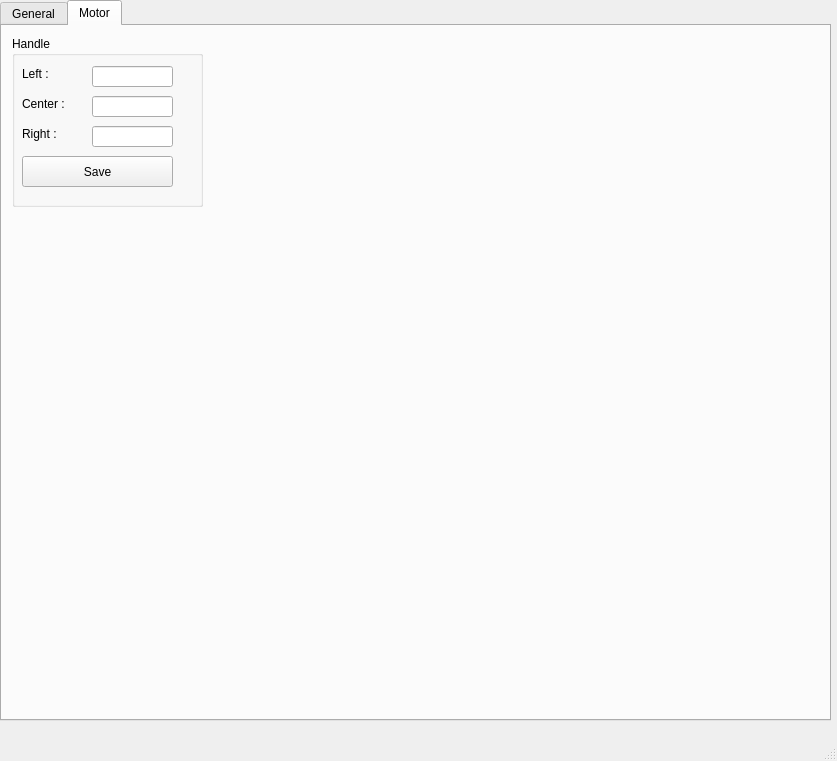
<?xml version="1.0" encoding="UTF-8"?>
<ui version="4.0">
 <class>MainWindow</class>
 <widget class="QMainWindow" name="MainWindow">
  <property name="geometry">
   <rect>
    <x>0</x>
    <y>0</y>
    <width>837</width>
    <height>761</height>
   </rect>
  </property>
  <property name="windowTitle">
   <string>MainWindow</string>
  </property>
  <widget class="QWidget" name="centralwidget">
   <widget class="QTabWidget" name="tabWidget">
    <property name="geometry">
     <rect>
      <x>0</x>
      <y>0</y>
      <width>831</width>
      <height>721</height>
     </rect>
    </property>
    <property name="currentIndex">
     <number>1</number>
    </property>
    <widget class="QWidget" name="tab">
     <attribute name="title">
      <string>General</string>
     </attribute>
     <widget class="QGroupBox" name="gb_log">
      <property name="geometry">
       <rect>
        <x>10</x>
        <y>530</y>
        <width>801</width>
        <height>161</height>
       </rect>
      </property>
      <property name="title">
       <string>log</string>
      </property>
      <widget class="QTextBrowser" name="tb_log">
       <property name="geometry">
        <rect>
         <x>15</x>
         <y>20</y>
         <width>771</width>
         <height>131</height>
        </rect>
       </property>
      </widget>
     </widget>
     <widget class="QGroupBox" name="gb_car_status">
      <property name="geometry">
       <rect>
        <x>10</x>
        <y>10</y>
        <width>211</width>
        <height>391</height>
       </rect>
      </property>
      <property name="title">
       <string>Car Status</string>
      </property>
      <widget class="QLabel" name="lb_model">
       <property name="geometry">
        <rect>
         <x>30</x>
         <y>30</y>
         <width>64</width>
         <height>15</height>
        </rect>
       </property>
       <property name="text">
        <string>Model :</string>
       </property>
      </widget>
      <widget class="QLabel" name="lb_status">
       <property name="geometry">
        <rect>
         <x>30</x>
         <y>150</y>
         <width>64</width>
         <height>15</height>
        </rect>
       </property>
       <property name="text">
        <string>Status :</string>
       </property>
      </widget>
      <widget class="QLabel" name="lb_model_param">
       <property name="geometry">
        <rect>
         <x>100</x>
         <y>30</y>
         <width>91</width>
         <height>16</height>
        </rect>
       </property>
       <property name="text">
        <string>AX_231</string>
       </property>
      </widget>
      <widget class="QLabel" name="lb_status_param">
       <property name="geometry">
        <rect>
         <x>100</x>
         <y>150</y>
         <width>91</width>
         <height>16</height>
        </rect>
       </property>
       <property name="text">
        <string>Preparing</string>
       </property>
      </widget>
      <widget class="QLabel" name="lb_speed">
       <property name="geometry">
        <rect>
         <x>30</x>
         <y>180</y>
         <width>64</width>
         <height>15</height>
        </rect>
       </property>
       <property name="text">
        <string>Speed :</string>
       </property>
      </widget>
      <widget class="QLabel" name="lb_speed_param">
       <property name="geometry">
        <rect>
         <x>100</x>
         <y>180</y>
         <width>91</width>
         <height>16</height>
        </rect>
       </property>
       <property name="text">
        <string>80</string>
       </property>
      </widget>
      <widget class="QLabel" name="lb_gate">
       <property name="geometry">
        <rect>
         <x>30</x>
         <y>210</y>
         <width>64</width>
         <height>15</height>
        </rect>
       </property>
       <property name="text">
        <string>Gate :</string>
       </property>
      </widget>
      <widget class="QLabel" name="lb_gate_param">
       <property name="geometry">
        <rect>
         <x>100</x>
         <y>210</y>
         <width>91</width>
         <height>16</height>
        </rect>
       </property>
       <property name="text">
        <string>0</string>
       </property>
      </widget>
      <widget class="QLabel" name="lb_motor">
       <property name="geometry">
        <rect>
         <x>30</x>
         <y>90</y>
         <width>64</width>
         <height>15</height>
        </rect>
       </property>
       <property name="text">
        <string>Motor :</string>
       </property>
      </widget>
      <widget class="QLabel" name="lb_socket">
       <property name="geometry">
        <rect>
         <x>30</x>
         <y>120</y>
         <width>64</width>
         <height>15</height>
        </rect>
       </property>
       <property name="text">
        <string>Socket :</string>
       </property>
      </widget>
      <widget class="QLabel" name="lb_motor_param">
       <property name="geometry">
        <rect>
         <x>100</x>
         <y>90</y>
         <width>91</width>
         <height>16</height>
        </rect>
       </property>
       <property name="text">
        <string>Not Setting</string>
       </property>
      </widget>
      <widget class="QLabel" name="lb_socket_param">
       <property name="geometry">
        <rect>
         <x>100</x>
         <y>120</y>
         <width>91</width>
         <height>16</height>
        </rect>
       </property>
       <property name="text">
        <string>Not Connect</string>
       </property>
      </widget>
      <widget class="QLabel" name="lb_rgb">
       <property name="geometry">
        <rect>
         <x>30</x>
         <y>240</y>
         <width>131</width>
         <height>16</height>
        </rect>
       </property>
       <property name="text">
        <string>Red, Green, Blue :</string>
       </property>
      </widget>
      <widget class="QLabel" name="lb_rgb_param">
       <property name="geometry">
        <rect>
         <x>30</x>
         <y>270</y>
         <width>121</width>
         <height>16</height>
        </rect>
       </property>
       <property name="text">
        <string>100, 100, 100</string>
       </property>
      </widget>
      <widget class="QLabel" name="lb_car_no">
       <property name="geometry">
        <rect>
         <x>30</x>
         <y>60</y>
         <width>64</width>
         <height>15</height>
        </rect>
       </property>
       <property name="text">
        <string>Car No :</string>
       </property>
      </widget>
      <widget class="QLabel" name="lb_car_no_param">
       <property name="geometry">
        <rect>
         <x>100</x>
         <y>60</y>
         <width>64</width>
         <height>15</height>
        </rect>
       </property>
       <property name="text">
        <string>0</string>
       </property>
      </widget>
     </widget>
     <widget class="QGroupBox" name="gb_setting">
      <property name="geometry">
       <rect>
        <x>240</x>
        <y>10</y>
        <width>241</width>
        <height>391</height>
       </rect>
      </property>
      <property name="title">
       <string>Setting</string>
      </property>
      <widget class="QLabel" name="lb_ip">
       <property name="geometry">
        <rect>
         <x>20</x>
         <y>40</y>
         <width>61</width>
         <height>16</height>
        </rect>
       </property>
       <property name="text">
        <string>IP :</string>
       </property>
      </widget>
      <widget class="QLabel" name="lb_ip_2">
       <property name="geometry">
        <rect>
         <x>20</x>
         <y>80</y>
         <width>61</width>
         <height>16</height>
        </rect>
       </property>
       <property name="text">
        <string>Port :</string>
       </property>
      </widget>
      <widget class="QLineEdit" name="le_ip">
       <property name="geometry">
        <rect>
         <x>80</x>
         <y>30</y>
         <width>141</width>
         <height>31</height>
        </rect>
       </property>
      </widget>
      <widget class="QLineEdit" name="le_port">
       <property name="geometry">
        <rect>
         <x>80</x>
         <y>70</y>
         <width>141</width>
         <height>31</height>
        </rect>
       </property>
      </widget>
      <widget class="QLabel" name="lb_gate1">
       <property name="geometry">
        <rect>
         <x>10</x>
         <y>120</y>
         <width>64</width>
         <height>15</height>
        </rect>
       </property>
       <property name="text">
        <string>Gate 1 :</string>
       </property>
      </widget>
      <widget class="QLabel" name="lb_gate2">
       <property name="geometry">
        <rect>
         <x>10</x>
         <y>160</y>
         <width>64</width>
         <height>15</height>
        </rect>
       </property>
       <property name="text">
        <string>Gate 2 :</string>
       </property>
      </widget>
      <widget class="QLabel" name="lb_gate3">
       <property name="geometry">
        <rect>
         <x>10</x>
         <y>200</y>
         <width>64</width>
         <height>15</height>
        </rect>
       </property>
       <property name="text">
        <string>Gate 3 :</string>
       </property>
      </widget>
      <widget class="QLabel" name="lb_gate4">
       <property name="geometry">
        <rect>
         <x>10</x>
         <y>240</y>
         <width>64</width>
         <height>15</height>
        </rect>
       </property>
       <property name="text">
        <string>Gate 4 :</string>
       </property>
      </widget>
      <widget class="QLineEdit" name="le_gate1">
       <property name="geometry">
        <rect>
         <x>80</x>
         <y>110</y>
         <width>141</width>
         <height>31</height>
        </rect>
       </property>
      </widget>
      <widget class="QLineEdit" name="le_gate2">
       <property name="geometry">
        <rect>
         <x>80</x>
         <y>150</y>
         <width>141</width>
         <height>31</height>
        </rect>
       </property>
      </widget>
      <widget class="QLineEdit" name="le_gate3">
       <property name="geometry">
        <rect>
         <x>80</x>
         <y>190</y>
         <width>141</width>
         <height>31</height>
        </rect>
       </property>
      </widget>
      <widget class="QLineEdit" name="le_gate4">
       <property name="geometry">
        <rect>
         <x>80</x>
         <y>230</y>
         <width>141</width>
         <height>31</height>
        </rect>
       </property>
      </widget>
     </widget>
     <widget class="QGroupBox" name="gb_event">
      <property name="geometry">
       <rect>
        <x>490</x>
        <y>10</y>
        <width>311</width>
        <height>81</height>
       </rect>
      </property>
      <property name="title">
       <string>Motor/Sensor</string>
      </property>
      <widget class="QPushButton" name="btn_motor_connect">
       <property name="geometry">
        <rect>
         <x>10</x>
         <y>30</y>
         <width>141</width>
         <height>41</height>
        </rect>
       </property>
       <property name="text">
        <string>Connect</string>
       </property>
      </widget>
      <widget class="QPushButton" name="btn_motor_disconnect">
       <property name="geometry">
        <rect>
         <x>160</x>
         <y>30</y>
         <width>141</width>
         <height>41</height>
        </rect>
       </property>
       <property name="text">
        <string>Disconnect</string>
       </property>
      </widget>
     </widget>
     <widget class="QGroupBox" name="gb_send_data">
      <property name="geometry">
       <rect>
        <x>410</x>
        <y>410</y>
        <width>401</width>
        <height>111</height>
       </rect>
      </property>
      <property name="title">
       <string>Send Data</string>
      </property>
      <widget class="QTextBrowser" name="tb_send_data">
       <property name="geometry">
        <rect>
         <x>10</x>
         <y>30</y>
         <width>381</width>
         <height>71</height>
        </rect>
       </property>
      </widget>
     </widget>
     <widget class="QGroupBox" name="gb_recv_data">
      <property name="geometry">
       <rect>
        <x>10</x>
        <y>410</y>
        <width>381</width>
        <height>111</height>
       </rect>
      </property>
      <property name="title">
       <string>Recv Data</string>
      </property>
      <widget class="QTextBrowser" name="tb_recv_data">
       <property name="geometry">
        <rect>
         <x>10</x>
         <y>30</y>
         <width>361</width>
         <height>71</height>
        </rect>
       </property>
      </widget>
     </widget>
     <widget class="QGroupBox" name="gb_signal">
      <property name="geometry">
       <rect>
        <x>490</x>
        <y>180</y>
        <width>311</width>
        <height>91</height>
       </rect>
      </property>
      <property name="title">
       <string>Signal</string>
      </property>
      <widget class="QPushButton" name="btn_ready">
       <property name="geometry">
        <rect>
         <x>10</x>
         <y>30</y>
         <width>91</width>
         <height>41</height>
        </rect>
       </property>
       <property name="text">
        <string>READY</string>
       </property>
      </widget>
      <widget class="QPushButton" name="btn_finish">
       <property name="geometry">
        <rect>
         <x>210</x>
         <y>30</y>
         <width>91</width>
         <height>41</height>
        </rect>
       </property>
       <property name="text">
        <string>Finish</string>
       </property>
      </widget>
      <widget class="QPushButton" name="btn_start">
       <property name="geometry">
        <rect>
         <x>110</x>
         <y>30</y>
         <width>91</width>
         <height>41</height>
        </rect>
       </property>
       <property name="text">
        <string>Start</string>
       </property>
      </widget>
     </widget>
     <widget class="QGroupBox" name="gb_function">
      <property name="geometry">
       <rect>
        <x>490</x>
        <y>270</y>
        <width>311</width>
        <height>131</height>
       </rect>
      </property>
      <property name="title">
       <string>Function</string>
      </property>
      <widget class="QPushButton" name="btn_color_matching">
       <property name="geometry">
        <rect>
         <x>160</x>
         <y>30</y>
         <width>141</width>
         <height>41</height>
        </rect>
       </property>
       <property name="text">
        <string>Color Matching</string>
       </property>
      </widget>
      <widget class="QLabel" name="lb_gate_2">
       <property name="geometry">
        <rect>
         <x>10</x>
         <y>40</y>
         <width>51</width>
         <height>16</height>
        </rect>
       </property>
       <property name="text">
        <string>Gate :</string>
       </property>
      </widget>
      <widget class="QSpinBox" name="sb_gate">
       <property name="geometry">
        <rect>
         <x>70</x>
         <y>40</y>
         <width>71</width>
         <height>22</height>
        </rect>
       </property>
       <property name="minimum">
        <number>1</number>
       </property>
       <property name="maximum">
        <number>4</number>
       </property>
      </widget>
      <widget class="QLabel" name="lb_color_count">
       <property name="geometry">
        <rect>
         <x>10</x>
         <y>90</y>
         <width>51</width>
         <height>16</height>
        </rect>
       </property>
       <property name="text">
        <string>Count:</string>
       </property>
      </widget>
      <widget class="QLabel" name="lb_color_offset">
       <property name="geometry">
        <rect>
         <x>160</x>
         <y>90</y>
         <width>61</width>
         <height>16</height>
        </rect>
       </property>
       <property name="text">
        <string>Offset :</string>
       </property>
      </widget>
      <widget class="QSpinBox" name="sb_color_count">
       <property name="geometry">
        <rect>
         <x>70</x>
         <y>90</y>
         <width>71</width>
         <height>22</height>
        </rect>
       </property>
       <property name="minimum">
        <number>10</number>
       </property>
       <property name="maximum">
        <number>300</number>
       </property>
       <property name="value">
        <number>100</number>
       </property>
      </widget>
      <widget class="QSpinBox" name="sb_color_offset">
       <property name="geometry">
        <rect>
         <x>230</x>
         <y>90</y>
         <width>71</width>
         <height>22</height>
        </rect>
       </property>
       <property name="minimum">
        <number>0</number>
       </property>
       <property name="maximum">
        <number>1000</number>
       </property>
       <property name="value">
        <number>100</number>
       </property>
       <property name="displayIntegerBase">
        <number>10</number>
       </property>
      </widget>
     </widget>
     <widget class="QGroupBox" name="gb_socket">
      <property name="geometry">
       <rect>
        <x>490</x>
        <y>100</y>
        <width>311</width>
        <height>81</height>
       </rect>
      </property>
      <property name="title">
       <string>Socket</string>
      </property>
      <widget class="QPushButton" name="btn_socket_connect">
       <property name="geometry">
        <rect>
         <x>10</x>
         <y>30</y>
         <width>141</width>
         <height>41</height>
        </rect>
       </property>
       <property name="text">
        <string>Connect</string>
       </property>
      </widget>
      <widget class="QPushButton" name="btn_socket_disconnect">
       <property name="geometry">
        <rect>
         <x>160</x>
         <y>30</y>
         <width>141</width>
         <height>41</height>
        </rect>
       </property>
       <property name="text">
        <string>Disconnect</string>
       </property>
      </widget>
     </widget>
    </widget>
    <widget class="QWidget" name="tab_2">
     <attribute name="title">
      <string>Motor</string>
     </attribute>
     <widget class="QGroupBox" name="groupBox">
      <property name="geometry">
       <rect>
        <x>10</x>
        <y>10</y>
        <width>191</width>
        <height>171</height>
       </rect>
      </property>
      <property name="title">
       <string>Handle</string>
      </property>
      <widget class="QLabel" name="lb_handle_left">
       <property name="geometry">
        <rect>
         <x>10</x>
         <y>30</y>
         <width>61</width>
         <height>16</height>
        </rect>
       </property>
       <property name="text">
        <string>Left :</string>
       </property>
      </widget>
      <widget class="QLineEdit" name="le_handle_left">
       <property name="geometry">
        <rect>
         <x>80</x>
         <y>30</y>
         <width>81</width>
         <height>21</height>
        </rect>
       </property>
      </widget>
      <widget class="QLineEdit" name="le_handle_center">
       <property name="geometry">
        <rect>
         <x>80</x>
         <y>60</y>
         <width>81</width>
         <height>21</height>
        </rect>
       </property>
      </widget>
      <widget class="QLabel" name="lb_handle_center">
       <property name="geometry">
        <rect>
         <x>10</x>
         <y>60</y>
         <width>61</width>
         <height>16</height>
        </rect>
       </property>
       <property name="text">
        <string>Center :</string>
       </property>
      </widget>
      <widget class="QLineEdit" name="le_handle_right">
       <property name="geometry">
        <rect>
         <x>80</x>
         <y>90</y>
         <width>81</width>
         <height>21</height>
        </rect>
       </property>
      </widget>
      <widget class="QLabel" name="lb_handle_right">
       <property name="geometry">
        <rect>
         <x>10</x>
         <y>90</y>
         <width>61</width>
         <height>16</height>
        </rect>
       </property>
       <property name="text">
        <string>Right :</string>
       </property>
      </widget>
      <widget class="QPushButton" name="btn_handle_save">
       <property name="geometry">
        <rect>
         <x>10</x>
         <y>120</y>
         <width>151</width>
         <height>31</height>
        </rect>
       </property>
       <property name="text">
        <string>Save</string>
       </property>
      </widget>
     </widget>
    </widget>
   </widget>
  </widget>
  <widget class="QMenuBar" name="menubar">
   <property name="geometry">
    <rect>
     <x>0</x>
     <y>0</y>
     <width>837</width>
     <height>26</height>
    </rect>
   </property>
  </widget>
  <widget class="QStatusBar" name="statusbar"/>
 </widget>
 <resources/>
 <connections>
  <connection>
   <sender>btn_ready</sender>
   <signal>clicked()</signal>
   <receiver>MainWindow</receiver>
   <slot>readySignal()</slot>
   <hints>
    <hint type="sourcelabel">
     <x>592</x>
     <y>287</y>
    </hint>
    <hint type="destinationlabel">
     <x>476</x>
     <y>263</y>
    </hint>
   </hints>
  </connection>
  <connection>
   <sender>btn_socket_connect</sender>
   <signal>clicked()</signal>
   <receiver>MainWindow</receiver>
   <slot>socketConnect()</slot>
   <hints>
    <hint type="sourcelabel">
     <x>642</x>
     <y>220</y>
    </hint>
    <hint type="destinationlabel">
     <x>481</x>
     <y>162</y>
    </hint>
   </hints>
  </connection>
  <connection>
   <sender>btn_motor_connect</sender>
   <signal>clicked()</signal>
   <receiver>MainWindow</receiver>
   <slot>motorConnect()</slot>
   <hints>
    <hint type="sourcelabel">
     <x>640</x>
     <y>96</y>
    </hint>
    <hint type="destinationlabel">
     <x>481</x>
     <y>105</y>
    </hint>
   </hints>
  </connection>
  <connection>
   <sender>btn_socket_disconnect</sender>
   <signal>clicked()</signal>
   <receiver>MainWindow</receiver>
   <slot>socketDisconnect()</slot>
   <hints>
    <hint type="sourcelabel">
     <x>776</x>
     <y>212</y>
    </hint>
    <hint type="destinationlabel">
     <x>813</x>
     <y>172</y>
    </hint>
   </hints>
  </connection>
  <connection>
   <sender>btn_motor_disconnect</sender>
   <signal>clicked()</signal>
   <receiver>MainWindow</receiver>
   <slot>motorDisconnect()</slot>
   <hints>
    <hint type="sourcelabel">
     <x>760</x>
     <y>130</y>
    </hint>
    <hint type="destinationlabel">
     <x>813</x>
     <y>98</y>
    </hint>
   </hints>
  </connection>
  <connection>
   <sender>btn_finish</sender>
   <signal>clicked()</signal>
   <receiver>MainWindow</receiver>
   <slot>finishSignal()</slot>
   <hints>
    <hint type="sourcelabel">
     <x>758</x>
     <y>298</y>
    </hint>
    <hint type="destinationlabel">
     <x>813</x>
     <y>262</y>
    </hint>
   </hints>
  </connection>
  <connection>
   <sender>btn_color_matching</sender>
   <signal>clicked()</signal>
   <receiver>MainWindow</receiver>
   <slot>colorMatching()</slot>
   <hints>
    <hint type="sourcelabel">
     <x>652</x>
     <y>390</y>
    </hint>
    <hint type="destinationlabel">
     <x>486</x>
     <y>349</y>
    </hint>
   </hints>
  </connection>
  <connection>
   <sender>btn_start</sender>
   <signal>clicked()</signal>
   <receiver>MainWindow</receiver>
   <slot>startSignal()</slot>
   <hints>
    <hint type="sourcelabel">
     <x>655</x>
     <y>261</y>
    </hint>
    <hint type="destinationlabel">
     <x>818</x>
     <y>315</y>
    </hint>
   </hints>
  </connection>
  <connection>
   <sender>btn_handle_save</sender>
   <signal>clicked()</signal>
   <receiver>MainWindow</receiver>
   <slot>handleSave()</slot>
   <hints>
    <hint type="sourcelabel">
     <x>155</x>
     <y>194</y>
    </hint>
    <hint type="destinationlabel">
     <x>246</x>
     <y>0</y>
    </hint>
   </hints>
  </connection>
 </connections>
 <slots>
  <slot>readySignal()</slot>
  <slot>socketConnect()</slot>
  <slot>motorConnect()</slot>
  <slot>up()</slot>
  <slot>right()</slot>
  <slot>down()</slot>
  <slot>left()</slot>
  <slot>socketDisconnect()</slot>
  <slot>motorDisconnect()</slot>
  <slot>finishSignal()</slot>
  <slot>colorMatching()</slot>
  <slot>startSignal()</slot>
  <slot>handleSave()</slot>
 </slots>
</ui>
